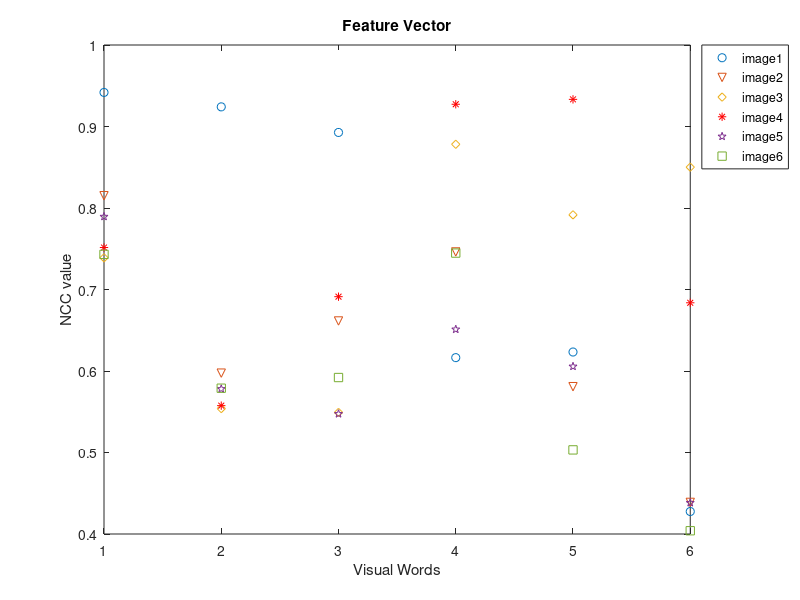

Here is the MATLAB script that generated this plot:
clear all
close all
Im1=[0.9418,0.9241,0.8927,0.6164,0.6233,0.4276];
Im2 = [0.8151,0.5974,0.6614,0.7461,0.5808,0.4388];
Im3 = [ 0.7389,0.5539,0.5492,0.8782,0.7916,0.8501]; 
Im4 = [0.7515, 0.5575, 0.6912, 0.9273, 0.9333, 0.6837];
Im5 = [0.7894, 0.5780, 0.5474, 0.6511, 0.6056, 0.4383];
Im6 = [0.7431, 0.5789, 0.5920, 0.7447, 0.5032, 0.4040];
x=[1,2,3,4,5,6]

plot(x,Im1,'o', x, Im2, 'v', x, Im3, 'd', x, Im4,'r*', x, Im5, 'p', x, Im6, 's')
title('Feature Vector')
xlabel('Visual Words')
ylabel('NCC value')
legend({'image1','image2','image3','image4','image5','image6'},'Location','northeastoutside')
